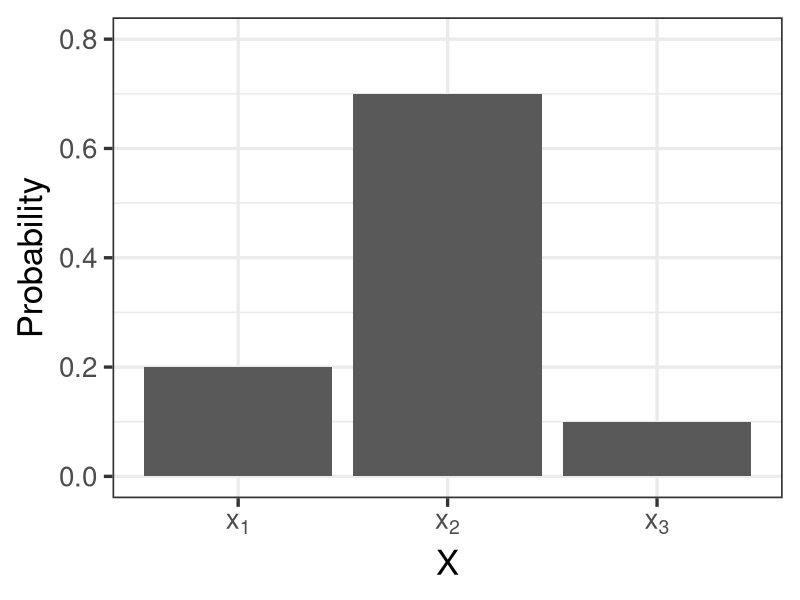

The R script that drew this image:
## ---- chunk 1
library(ggplot2)
## ---- chunk 2
ggplot(data.frame(X=c("x1","x2","x3"), Probability=c(0.2,0.7,0.1)), aes(X,Probability)) + 
  geom_col() + 
  theme_bw(base_size = 25) +
  ylim(c(0,0.8)) + 
  scale_x_discrete(labels = c(expression(x[1]),expression(x[2]), expression(x[3])))
